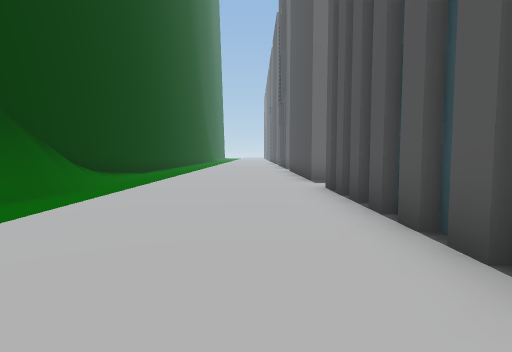
View 1 (above)

20 first-person views from a walk through a 3-D level made in the Unity game engine. The camera is 1.5 m above the floor, tilts 4° down and sees 80° across. The floor is counted in squares, 2 m on a side. Each view is taken from the middle of a square. On the plan, view 1 faces up. The plan holds only what a view shows up to about 10 squares ahead; the rest is blank. The place goes on beyond the plan. The player is left out. Some animated figures are not drawn.

View 2
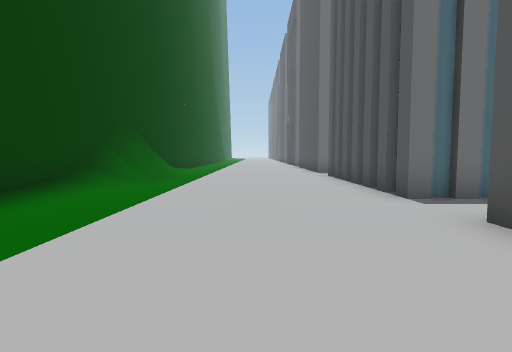

View 3
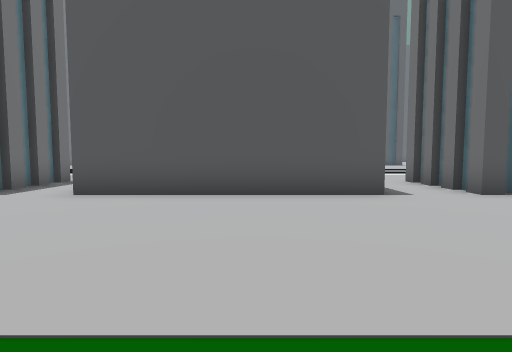

View 4
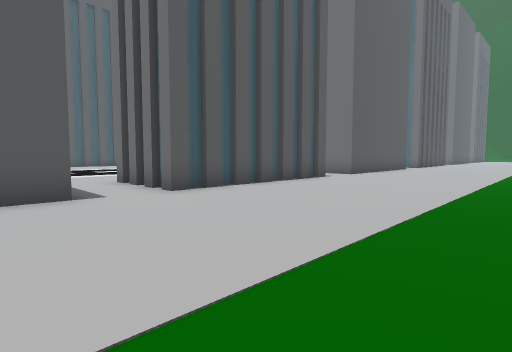

View 5
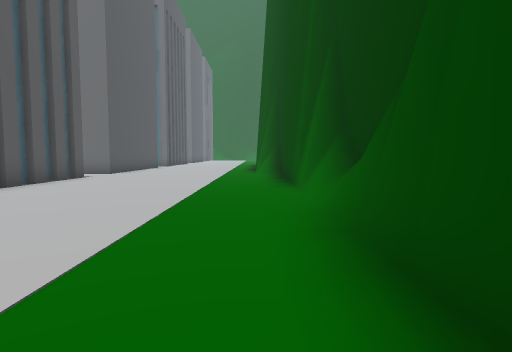

View 6
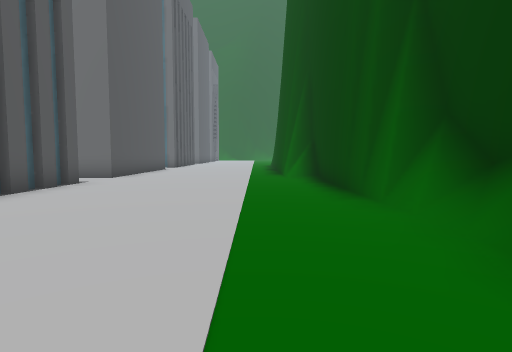

View 7
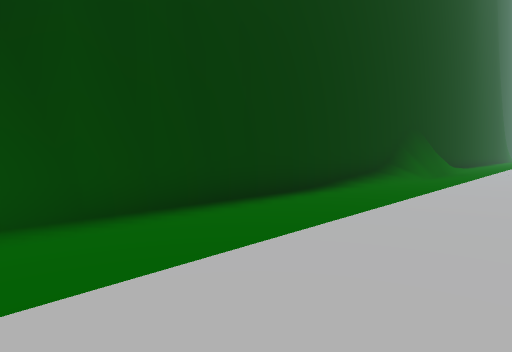

View 8
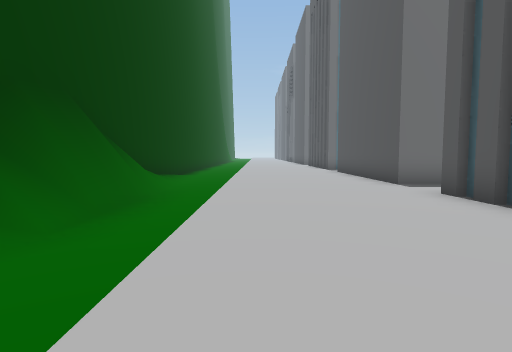

View 9
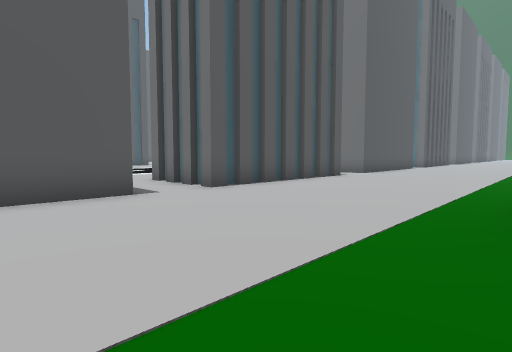

View 10
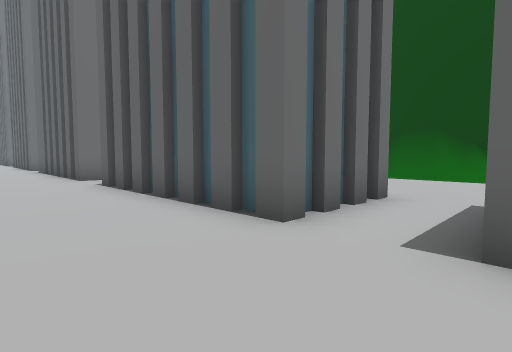

View 11
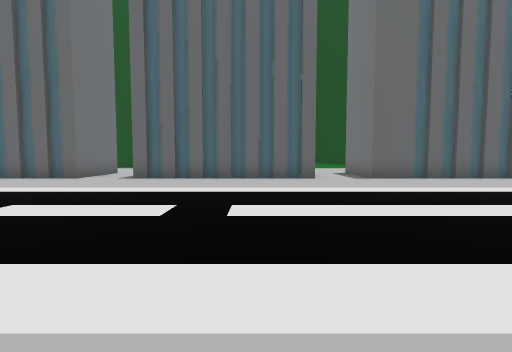

View 12
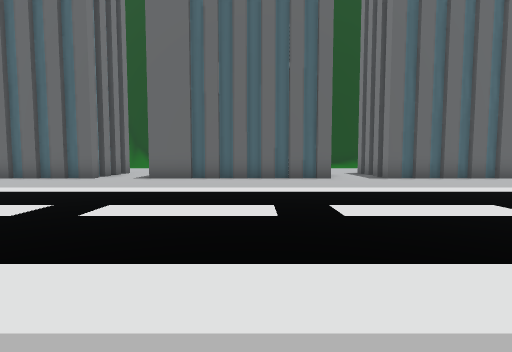

View 13
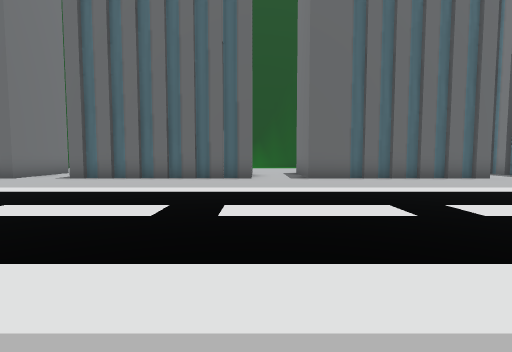

View 14
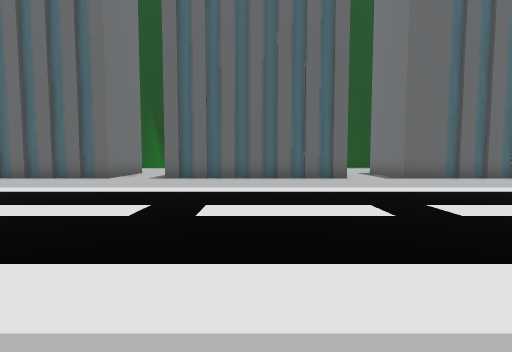

View 15
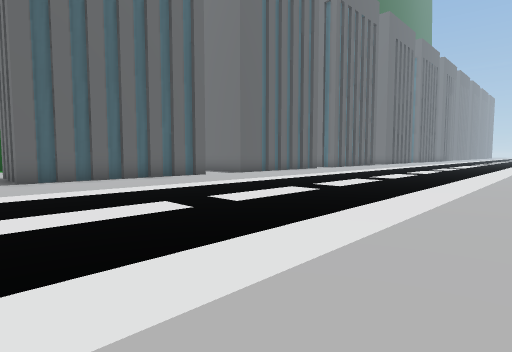

View 16
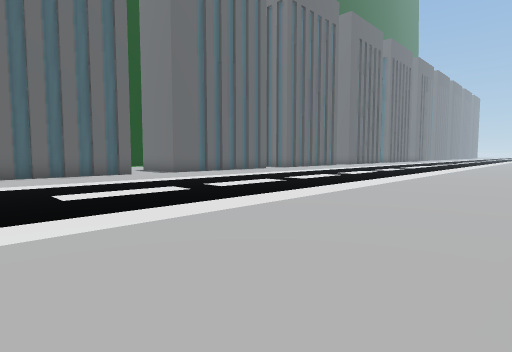

View 17
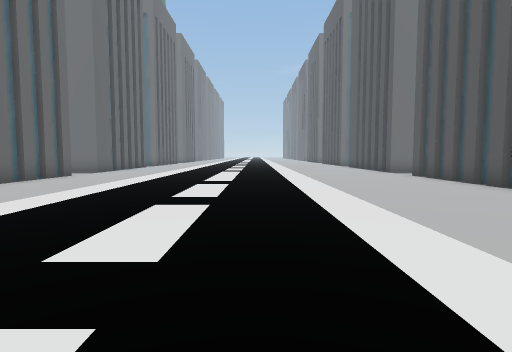

View 18
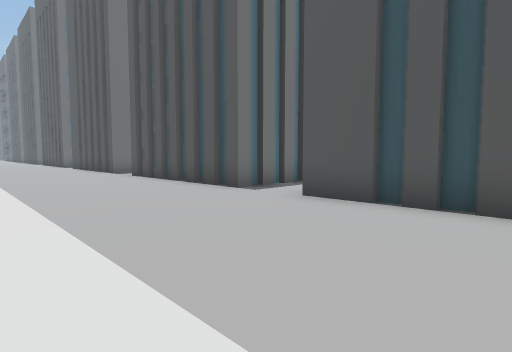

View 19
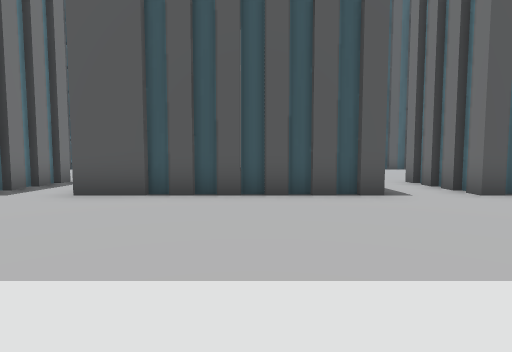

View 20
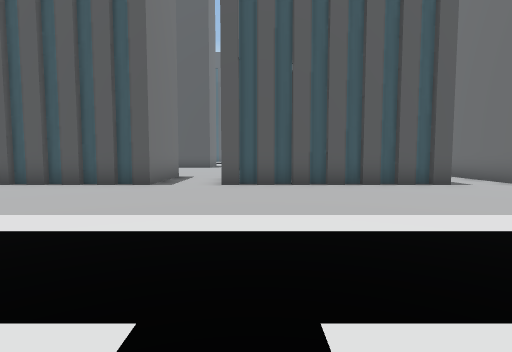

### Floor plan
Key: @ floor where view 1 was taken; # wall or solid block; . floor; = window, fence, low wall or low ledge; ^ raised ledge.
Columns run from 6 left of view 1 to 19 right of it. Each row starts with its distance up from view 1.
 11  #......###...
 10  #......###....
  9  #......###......
  8  #...............  ..
  7  ##.............. ....
  6  ^#.....###............#
  5  ^#.....###............#
  4  ^#.....###............#
  3  #......###............#
  2  #......###............###
  1  #............... ........
  0  #....@.......... .......
 -1  #......###...... .....#
 -2  #......###...... .....#
 -3  #......###...... .....#
 -4  #......###............#
 -5  =......###............#
 -6  #......###............###
 -7  =........................
 -8 ^=........................
 -9 #.......###............###
-10 #=......###............#
-11 ^#......###............#
-12  #......###...... .....#
-13  #......###...... .....#
-14  #............... ......
-15  #............... ... ...
-16  ^=.....###....        ###

Where each view was taken, in squares from view 1:
view 1: 0 up, 0 right, facing up
view 2: 4 down, 1 left, facing up
view 3: 4 down, 4 left, facing right
view 4: 5 down, 4 left, facing down-right
view 5: 4 down, 4 left, facing down
view 6: 6 down, 3 left, facing down
view 7: 7 down, 1 left, facing up-left
view 8: 1 up, 2 left, facing up
view 9: 11 up, 4 left, facing down-right
view 10: 9 up, 7 right, facing down-left
view 11: 5 up, 14 right, facing left
view 12: 3 down, 14 right, facing left
view 13: 8 down, 14 right, facing left
view 14: 11 down, 14 right, facing left
view 15: 15 down, 14 right, facing up-left
view 16: 13 down, 16 right, facing up-left
view 17: 4 down, 11 right, facing up
view 18: 4 down, 12 right, facing up-right
view 19: 4 down, 11 right, facing right
view 20: 9 down, 9 right, facing right
